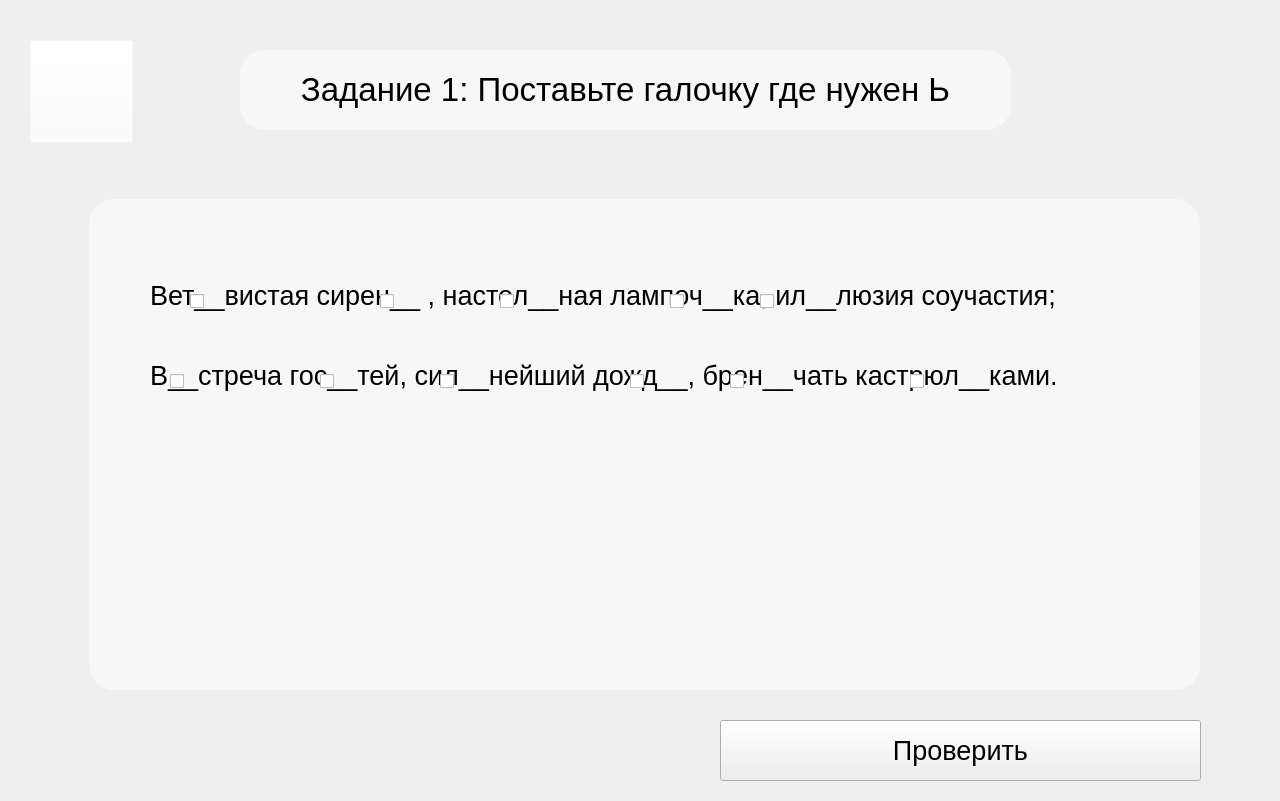
<?xml version="1.0" encoding="UTF-8"?>
<ui version="4.0">
 <class>TopicOneLevelOne</class>
 <widget class="QWidget" name="TopicOneLevelOne">
  <property name="geometry">
   <rect>
    <x>0</x>
    <y>0</y>
    <width>1280</width>
    <height>801</height>
   </rect>
  </property>
  <property name="windowTitle">
   <string>Form</string>
  </property>
  <widget class="QPushButton" name="BackButton">
   <property name="geometry">
    <rect>
     <x>30</x>
     <y>40</y>
     <width>103</width>
     <height>103</height>
    </rect>
   </property>
   <property name="styleSheet">
    <string notr="true">background-image: url(&quot;:/img/Pic/BackButtonPng.png&quot;);
background-color: rgba(255, 255, 255, 0);</string>
   </property>
   <property name="text">
    <string/>
   </property>
  </widget>
  <widget class="QLabel" name="pic">
   <property name="geometry">
    <rect>
     <x>-2</x>
     <y>-5</y>
     <width>1281</width>
     <height>811</height>
    </rect>
   </property>
   <property name="text">
    <string/>
   </property>
   <property name="pixmap">
    <pixmap>Pic/Pictare.jpg</pixmap>
   </property>
  </widget>
  <widget class="QWidget" name="widget" native="true">
   <property name="geometry">
    <rect>
     <x>89</x>
     <y>199</y>
     <width>1111</width>
     <height>491</height>
    </rect>
   </property>
   <property name="styleSheet">
    <string notr="true">background-color: rgba(255, 255, 255, 125);
border-radius: 25px;</string>
   </property>
  </widget>
  <widget class="QWidget" name="widget_2" native="true">
   <property name="geometry">
    <rect>
     <x>240</x>
     <y>50</y>
     <width>771</width>
     <height>80</height>
    </rect>
   </property>
   <property name="styleSheet">
    <string notr="true">background-color: rgba(255, 255, 255, 125);
border-radius: 25px;</string>
   </property>
  </widget>
  <widget class="QPushButton" name="CheckButton">
   <property name="geometry">
    <rect>
     <x>720</x>
     <y>720</y>
     <width>481</width>
     <height>61</height>
    </rect>
   </property>
   <property name="font">
    <font>
     <pointsize>20</pointsize>
    </font>
   </property>
   <property name="text">
    <string>Проверить</string>
   </property>
  </widget>
  <widget class="QLabel" name="label">
   <property name="geometry">
    <rect>
     <x>240</x>
     <y>60</y>
     <width>771</width>
     <height>61</height>
    </rect>
   </property>
   <property name="font">
    <font>
     <pointsize>25</pointsize>
    </font>
   </property>
   <property name="text">
    <string>&lt;html&gt;&lt;head/&gt;&lt;body&gt;&lt;p align=&quot;center&quot;&gt;Задание 1: Поставьте галочку где нужен Ь&lt;/p&gt;&lt;/body&gt;&lt;/html&gt;</string>
   </property>
  </widget>
  <widget class="QLabel" name="label_2">
   <property name="geometry">
    <rect>
     <x>150</x>
     <y>260</y>
     <width>1011</width>
     <height>71</height>
    </rect>
   </property>
   <property name="font">
    <font>
     <pointsize>20</pointsize>
     <bold>false</bold>
    </font>
   </property>
   <property name="text">
    <string>Вет__вистая сирен__ , настол__ная лампоч__ка, ил__люзия соучастия;</string>
   </property>
  </widget>
  <widget class="QCheckBox" name="var1">
   <property name="geometry">
    <rect>
     <x>190</x>
     <y>290</y>
     <width>16</width>
     <height>22</height>
    </rect>
   </property>
   <property name="text">
    <string/>
   </property>
  </widget>
  <widget class="QCheckBox" name="var2">
   <property name="geometry">
    <rect>
     <x>380</x>
     <y>290</y>
     <width>16</width>
     <height>22</height>
    </rect>
   </property>
   <property name="text">
    <string/>
   </property>
  </widget>
  <widget class="QCheckBox" name="var3">
   <property name="geometry">
    <rect>
     <x>500</x>
     <y>290</y>
     <width>16</width>
     <height>22</height>
    </rect>
   </property>
   <property name="text">
    <string/>
   </property>
  </widget>
  <widget class="QCheckBox" name="var4">
   <property name="geometry">
    <rect>
     <x>670</x>
     <y>290</y>
     <width>16</width>
     <height>22</height>
    </rect>
   </property>
   <property name="text">
    <string/>
   </property>
  </widget>
  <widget class="QCheckBox" name="var5">
   <property name="geometry">
    <rect>
     <x>760</x>
     <y>290</y>
     <width>16</width>
     <height>22</height>
    </rect>
   </property>
   <property name="text">
    <string/>
   </property>
  </widget>
  <widget class="QLabel" name="label_3">
   <property name="geometry">
    <rect>
     <x>150</x>
     <y>350</y>
     <width>931</width>
     <height>51</height>
    </rect>
   </property>
   <property name="font">
    <font>
     <pointsize>20</pointsize>
    </font>
   </property>
   <property name="text">
    <string>В__стреча гос__тей, сил__нейший дожд__, брен__чать кастрюл__ками.</string>
   </property>
  </widget>
  <widget class="QCheckBox" name="var6">
   <property name="geometry">
    <rect>
     <x>170</x>
     <y>370</y>
     <width>16</width>
     <height>22</height>
    </rect>
   </property>
   <property name="text">
    <string/>
   </property>
  </widget>
  <widget class="QCheckBox" name="var11">
   <property name="geometry">
    <rect>
     <x>910</x>
     <y>370</y>
     <width>16</width>
     <height>22</height>
    </rect>
   </property>
   <property name="text">
    <string/>
   </property>
  </widget>
  <widget class="QCheckBox" name="var10">
   <property name="geometry">
    <rect>
     <x>730</x>
     <y>370</y>
     <width>16</width>
     <height>22</height>
    </rect>
   </property>
   <property name="text">
    <string/>
   </property>
  </widget>
  <widget class="QCheckBox" name="var7">
   <property name="geometry">
    <rect>
     <x>320</x>
     <y>370</y>
     <width>16</width>
     <height>22</height>
    </rect>
   </property>
   <property name="text">
    <string/>
   </property>
  </widget>
  <widget class="QCheckBox" name="var8">
   <property name="geometry">
    <rect>
     <x>440</x>
     <y>370</y>
     <width>16</width>
     <height>22</height>
    </rect>
   </property>
   <property name="text">
    <string/>
   </property>
  </widget>
  <widget class="QCheckBox" name="var9">
   <property name="geometry">
    <rect>
     <x>630</x>
     <y>370</y>
     <width>16</width>
     <height>22</height>
    </rect>
   </property>
   <property name="text">
    <string/>
   </property>
  </widget>
  <zorder>pic</zorder>
  <zorder>BackButton</zorder>
  <zorder>widget</zorder>
  <zorder>widget_2</zorder>
  <zorder>CheckButton</zorder>
  <zorder>label</zorder>
  <zorder>label_2</zorder>
  <zorder>var1</zorder>
  <zorder>var2</zorder>
  <zorder>var3</zorder>
  <zorder>var4</zorder>
  <zorder>var5</zorder>
  <zorder>label_3</zorder>
  <zorder>var6</zorder>
  <zorder>var11</zorder>
  <zorder>var10</zorder>
  <zorder>var7</zorder>
  <zorder>var8</zorder>
  <zorder>var9</zorder>
 </widget>
 <resources/>
 <connections/>
</ui>
